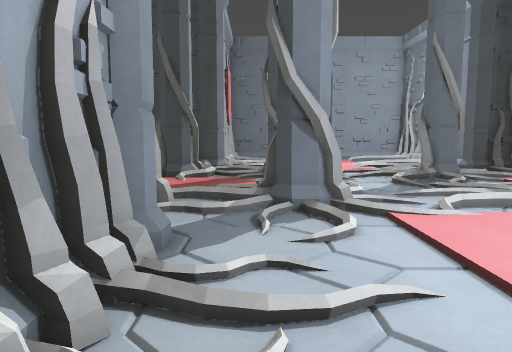
View 1 (above)

19 first-person views from a walk through a 3-D level made in the Godot game engine. The camera is 1.5 m above the floor, tilts 6° down and sees 70° across. The floor is counted in squares, 1 m on a side. Each view is taken from the middle of a square. On the plan, view 1 faces up. The plan holds only what a view shows up to about 16 squares ahead; the rest is blank.

View 2
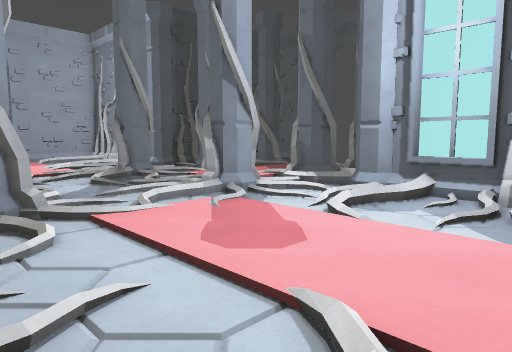

View 3
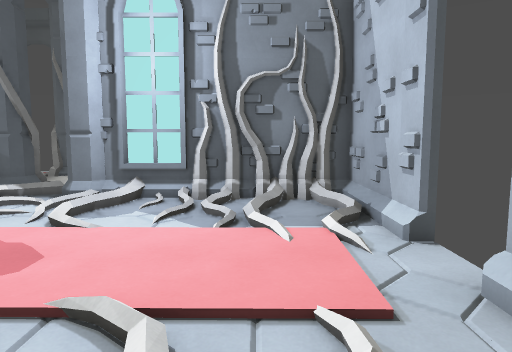

View 4
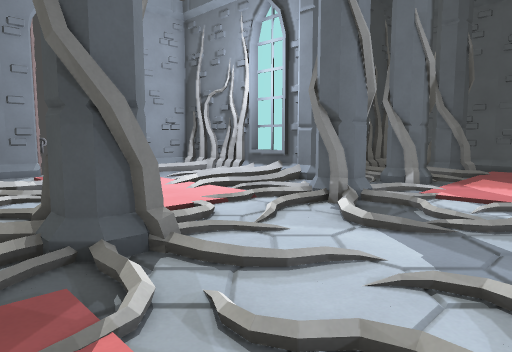

View 5
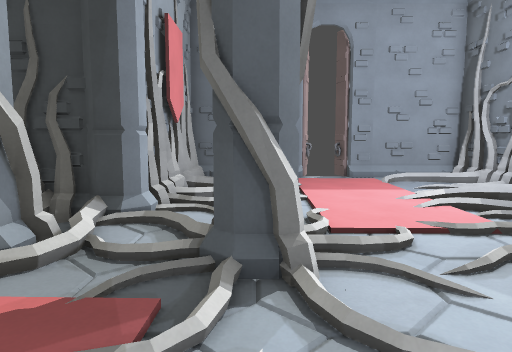

View 6
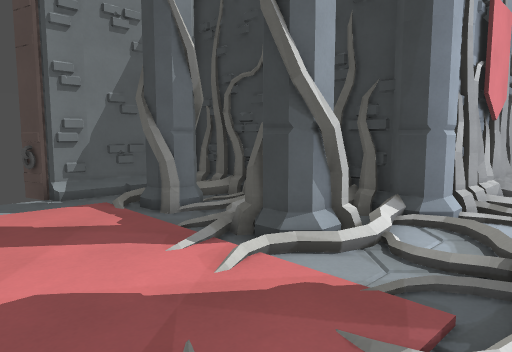

View 7
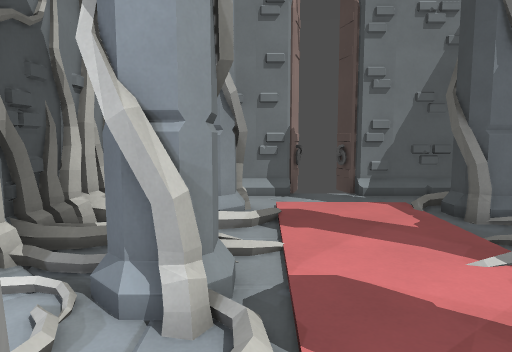

View 8
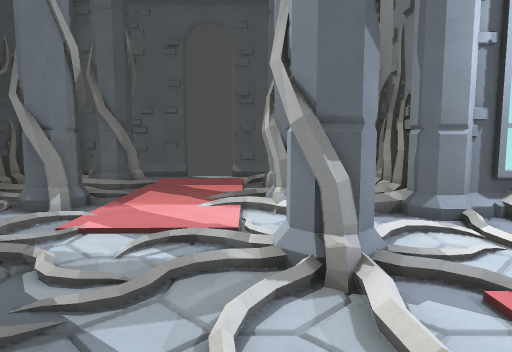

View 9
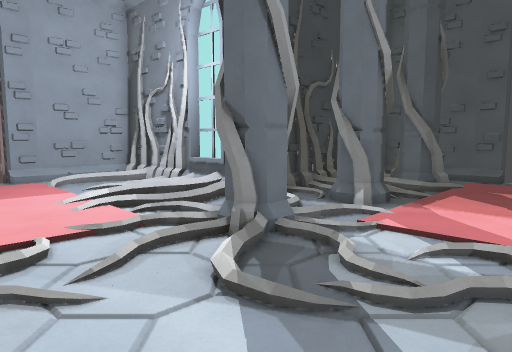

View 10
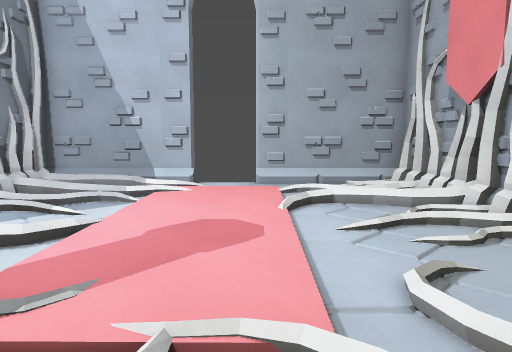

View 11
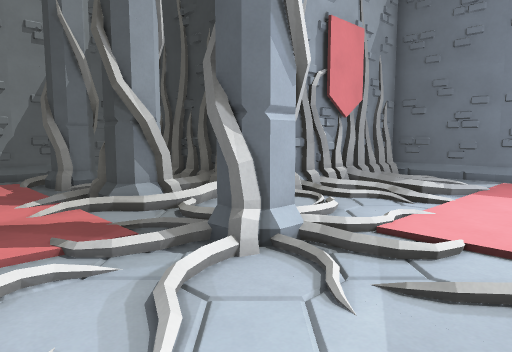

View 12
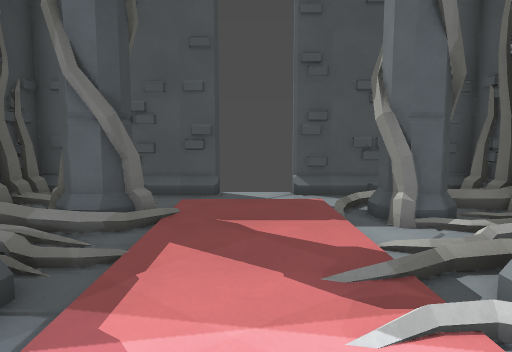

View 13
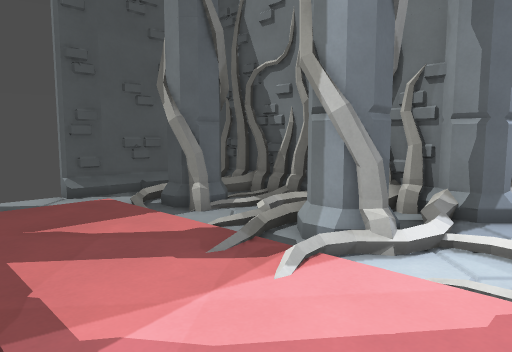

View 14
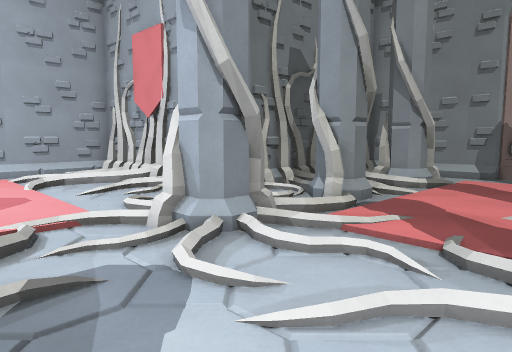

View 15
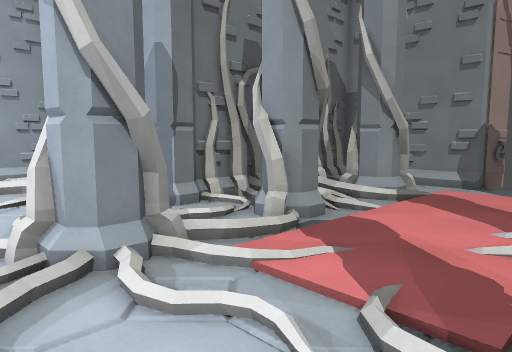

View 16
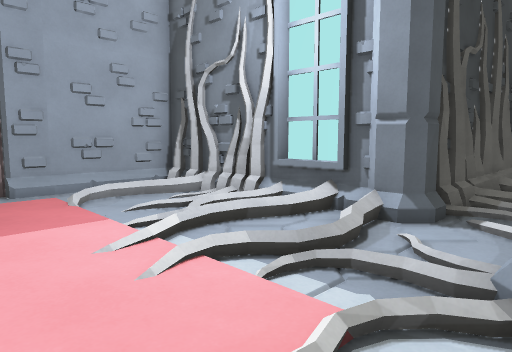

View 17
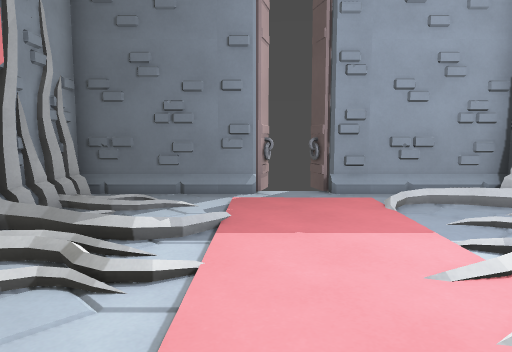

View 18
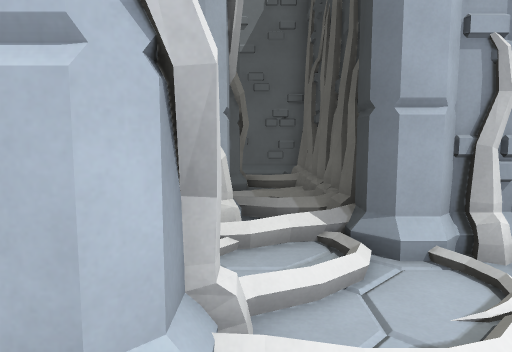

View 19
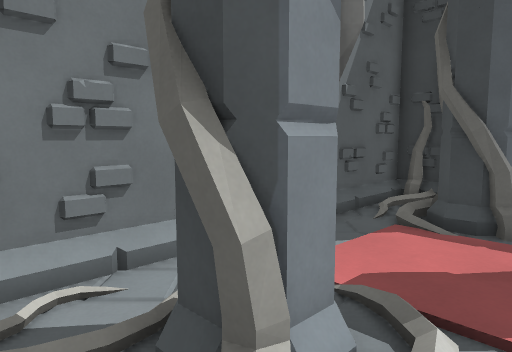

### Floor plan
Key: @ floor where view 1 was taken; # wall or solid block; x gap in a wall; . main floor; : floor 0.25 m higher than the main floor; / step, stairs or slope; = window, fence, low wall or low ledge; P pillar; O other object.
Columns run from 10 left of view 1 to 18 right of it. Each row starts with its distance up from view 1.
 25         ###### ######
 24         ##.......///#
 23         #/...:::////#
 22         #//..:::/../#
 21         #O/./:::.///#
 20         #////:::.///#
 19         #////:::///.#
 18         #//..:::/../#
 17 #########/...::://O/#########
 16 #=/////=//.//:::./..#=//##/=#
 15 #//.///././P/..///..././OP  #
 14 #//P//P#P//#/.//P#P.P#P//# .#
 13 #./P..///..P.../O/././/./P..#
 12 #..:::::::/./.././.::::::::.x
 11  ..::::::::/...//..::::::::.
 10 #.:::::::://./.././::::::::.x
  9 #./P/././////./////./P/..P/.#
  8 #./#//P#P.P#P.//P#P./PP//P//#
  7 #//PO/.//////././//.//O///O/#
  6 ##/##/#=.....:::/:..////////#
  5 #########/./.:::.///#########
  4         #//..:::////#
  3         #///.:::/...#
  2         #//..:::.///#
  1         #////:::.///#
  0         #/@/.:::////#
 -1         #/.//:::/..=#
 -2         ##/.....///##
 -3         #####x x#####

Where each view was taken, in squares from view 1:
view 1: 0 up, 0 right, facing up
view 2: 0 up, 0 right, facing up-right
view 3: 0 up, 1 left, facing right
view 4: 9 up, 1 left, facing up-right
view 5: 9 up, 1 right, facing up
view 6: 9 up, 1 right, facing up-left
view 7: 9 up, 1 right, facing left
view 8: 9 up, 2 right, facing right
view 9: 9 up, 2 right, facing up-right
view 10: 9 up, 3 right, facing down
view 11: 10 up, 5 right, facing up-left
view 12: 11 up, 8 right, facing right
view 13: 13 up, 8 right, facing down-right
view 14: 13 up, 5 right, facing down-left
view 15: 13 up, 3 right, facing down-left
view 16: 14 up, 3 right, facing up-right
view 17: 15 up, 3 right, facing up
view 18: 15 up, 3 right, facing left
view 19: 6 up, 5 left, facing up-left
